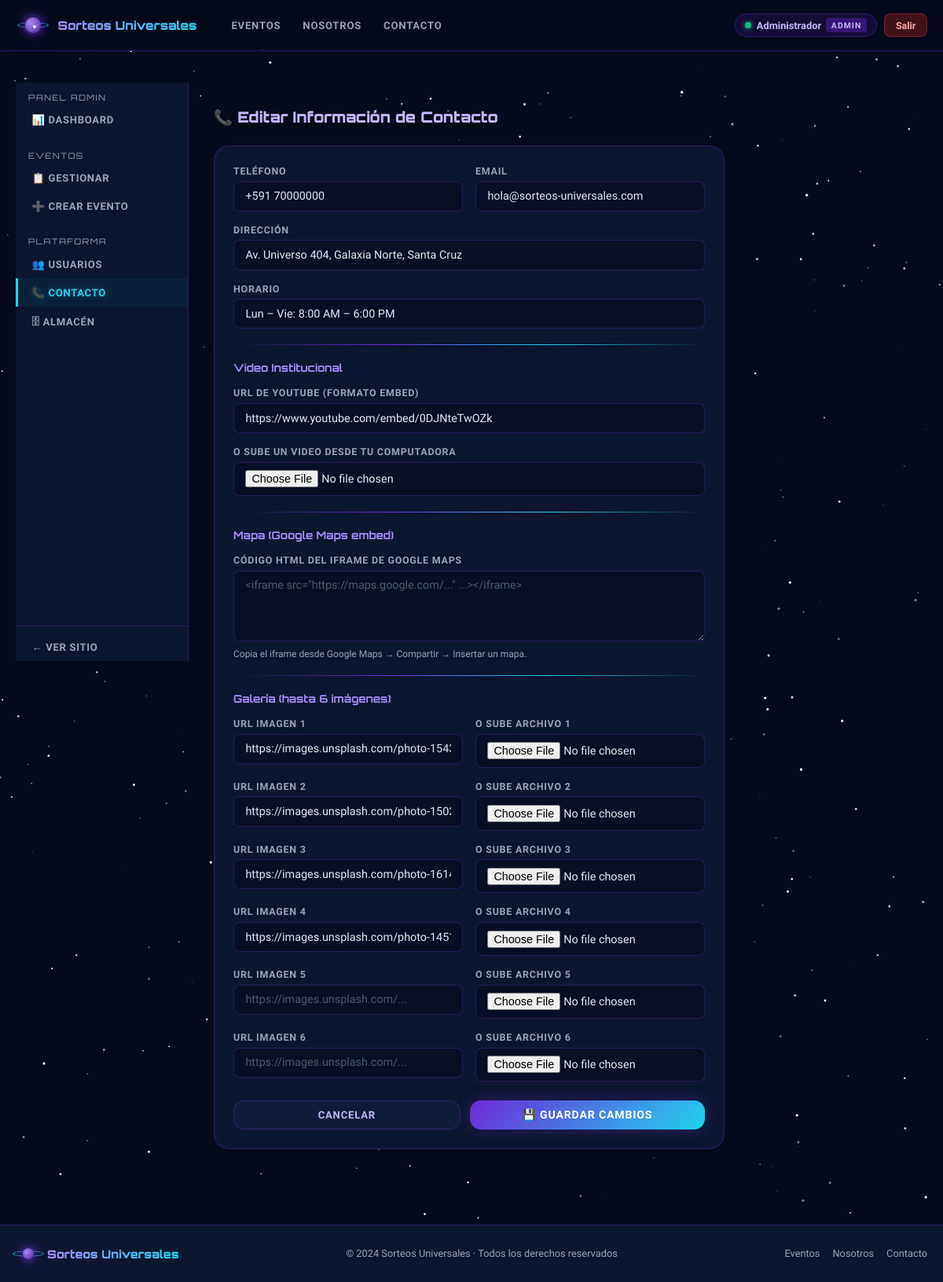
/admin/contacto (signed in), run on the app's committed database.
### models.py (models this page shows, shortened)
class User(db.Model):
    __tablename__ = 'users'
    id            = db.Column(db.Integer, primary_key=True)
    name          = db.Column(db.String(120), nullable=False)
    email         = db.Column(db.String(200), unique=True, nullable=False)
    password_hash = db.Column(db.String(256), nullable=False)
    phone         = db.Column(db.String(30), default='')
    role          = db.Column(db.String(10), default='user')   # 'admin' | 'user'
    created_at    = db.Column(db.DateTime, default=datetime.utcnow)
    tickets       = db.relationship('Ticket', backref='user', lazy='dynamic')

class ContactInfo(db.Model):
    __tablename__ = 'contact_info'
    id           = db.Column(db.Integer, primary_key=True)
    phone        = db.Column(db.String(50), default='+591 70000000')
    address      = db.Column(db.String(300), default='')
    email        = db.Column(db.String(200), default='hola@sorteos-universales.com')
    schedule     = db.Column(db.String(200), default='Lun – Vie: 8:00 AM – 6:00 PM')
    video_url    = db.Column(db.Text, default='')   # YouTube embed URL
    video_local  = db.Column(db.Text, default='')   # ruta /static/uploads/videos/...
    map_embed    = db.Column(db.Text, default='')   # iframe embed HTML de Google Maps
    gallery_json = db.Column(db.Text, default='')   # URLs separadas por coma
    @property
    def gallery_list(self):
        if not self.gallery_json:
            return []
        return [u.strip() for u in self.gallery_json.split(',') if u.strip()]

### app.py (the view, shortened to what this page needs)
@app.route('/admin/contacto', methods=['GET', 'POST'])
@admin_required
def admin_contacto():
    info = ContactInfo.query.first()
    if not info:
        info = ContactInfo()
        db.session.add(info)
        db.session.commit()
    return render_template('admin/contacto.html', info=info)

### app.py (called while the page is built)
def admin_required(f):
    @wraps(f)
    def decorated(*args, **kwargs):
        if 'user_id' not in session:
            flash('Acceso restringido.', 'error')
            return redirect(url_for('login'))
        user = db.session.get(User, session['user_id'])
        if not user or user.role != 'admin':
            flash('No tienes permisos de administrador.', 'error')
            return render_template('publico_denegado.html', current_user=user)
        return f(*args, **kwargs)
    return decorated

def current_user():
    if 'user_id' in session:
        return db.session.get(User, session['user_id'])
    return None

@app.context_processor
def inject_user():
    return {'current_user': current_user()}

### templates/admin/contacto.html (shortened to what this page needs)
{% extends 'admin/base_admin.html' %}
{% block admin_content %}
<h1 style="font-family:'Orbitron',sans-serif;font-weight:900;font-size:1.2rem;color:#c4b5fd;margin-bottom:1.5rem;">📞 Editar Información de Contacto</h1>
<form method="POST" enctype="multipart/form-data" style="max-width:650px;">
  <div class="card p-6" style="display:flex;flex-direction:column;gap:1rem;">
    <div class="form-row">
      <div class="form-group">
        <label class="form-label">Teléfono</label>
        <input class="form-control" type="text" name="phone" value="{{ info.phone if info else '' }}" placeholder="+591 70000000"/>
      </div>
      <div class="form-group">
        <label class="form-label">Email</label>
        <input class="form-control" type="email" name="email" value="{{ info.email if info else '' }}" placeholder="hola@sorteos.com"/>
      </div>
    </div>
    <div class="form-group">
      <label class="form-label">Dirección</label>
      <input class="form-control" type="text" name="address" value="{{ info.address if info else '' }}" placeholder="Av. Universo 404, Santa Cruz"/>
    </div>
    <div class="form-group">
      <label class="form-label">Horario</label>
      <input class="form-control" type="text" name="schedule" value="{{ info.schedule if info else '' }}" placeholder="Lun – Vie: 8:00 – 18:00"/>
    </div>
    <div class="divider" style="margin:.25rem 0;"></div>
    <h3 style="font-family:'Orbitron',sans-serif;font-size:.85rem;color:#a78bfa;">Video Institucional</h3>
    <div class="form-group">
      <label class="form-label">URL de YouTube (formato embed)</label>
      <input class="form-control" type="url" name="video_url" value="{{ info.video_url if info else '' }}" placeholder="https://www.youtube.com/embed/VIDEO_ID"/>
    </div>
    <div class="form-group">
      <label class="form-label">O sube un video desde tu computadora</label>
      <input class="form-control" type="file" name="video_file" accept="video/mp4,video/webm,video/ogg"/>
    </div>
    <div class="divider" style="margin:.25rem 0;"></div>
    <h3 style="font-family:'Orbitron',sans-serif;font-size:.85rem;color:#a78bfa;">Mapa (Google Maps embed)</h3>
    <div class="form-group">
      <label class="form-label">Código HTML del iframe de Google Maps</label>
      <textarea class="form-control" name="map_embed" rows="3" placeholder='&lt;iframe src="https://maps.google.com/..." ...&gt;&lt;/iframe&gt;'>{{ info.map_embed if info else '' }}</textarea>
      <span class="form-hint">Copia el iframe desde Google Maps → Compartir → Insertar un mapa.</span>
    </div>
    <div class="divider" style="margin:.25rem 0;"></div>
    <h3 style="font-family:'Orbitron',sans-serif;font-size:.85rem;color:#a78bfa;">Galería (hasta 6 imágenes)</h3>
    {% for i in range(6) %}
    {% set gallery = info.gallery_list if info else [] %}
    <div class="form-row">
      <div class="form-group">
        <label class="form-label">URL Imagen {{ i+1 }}</label>
        <input class="form-control" type="url" name="gallery_{{ i }}" value="{{ gallery[i] if gallery|length > i else '' }}" placeholder="https://images.unsplash.com/..."/>
      </div>
      <div class="form-group">
        <label class="form-label">O sube archivo {{ i+1 }}</label>
        <input class="form-control" type="file" name="gallery_file_{{ i }}" accept="image/*"/>
      </div>
    </div>
    {% endfor %}
    <div class="flex gap-3 mt-2">
      <a href="{{ url_for('admin_dashboard') }}" class="btn btn-secondary flex-1" style="text-align:center;">Cancelar</a>
      <button type="submit" class="btn btn-primary flex-1">💾 Guardar Cambios</button>
    </div>
  </div>
</form>
{% endblock %}

### templates/base.html (shortened to what this page needs)
<!DOCTYPE html>
<html lang="es">
<head>
<link rel="stylesheet" href="{{ url_for('static', filename='css/main.css') }}"/>
</head>
<body>
<nav class="navbar">
  <div class="container nav-inner">
    <a href="{{ url_for('index') }}" class="logo-link">
      <div class="logo-orbit">
        <div class="star-dot"></div>
      </div>
      <span class="logo-text">Sorteos Universales</span>
    </a>
    <div class="nav-links" id="nav-links">
      <a href="{{ url_for('eventos') }}" class="nav-link {% if request.endpoint == 'eventos' or request.endpoint == 'index' %}active{% endif %}">Eventos</a>
      <a href="{{ url_for('nosotros') }}" class="nav-link {% if request.endpoint == 'nosotros' %}active{% endif %}">Nosotros</a>
      <a href="{{ url_for('contacto') }}" class="nav-link {% if request.endpoint == 'contacto' %}active{% endif %}">Contacto</a>
    </div>
    <div class="nav-auth">
      {% if current_user %}
      <div class="user-pill">
        <span class="user-dot"></span>
        <span class="user-name">{{ current_user.name }}</span>
        {% if current_user.role == 'admin' %}<span class="badge-admin">ADMIN</span>{% endif %}
      </div>
      <a href="{{ url_for('logout') }}" class="btn-nav-logout">Salir</a>
      {% else %}
      <a href="{{ url_for('registro') }}" class="btn-nav-register">Registro</a>
      <a href="{{ url_for('login') }}" class="btn-nav-login">Iniciar Sesión</a>
      {% endif %}
    </div>
  </div>
</nav>
<main class="main-content">
  {% block content %}{% endblock %}
</main>
<footer class="footer">
  <div class="container footer-inner">
    <div class="footer-brand">
      <div class="logo-orbit" style="width:32px;height:32px;">
        <div class="ring"></div><div class="planet" style="width:14px;height:14px;"></div>
      </div>
      <span class="logo-text" style="font-size:.9rem;">Sorteos Universales</span>
    </div>
    <p style="color:var(--mist);font-size:.8rem;">© 2024 Sorteos Universales · Todos los derechos reservados</p>
    <div style="display:flex;gap:1rem;">
      <a href="{{ url_for('eventos') }}" style="color:var(--mist);font-size:.8rem;text-decoration:none;">Eventos</a>
      <a href="{{ url_for('nosotros') }}" style="color:var(--mist);font-size:.8rem;text-decoration:none;">Nosotros</a>
      <a href="{{ url_for('contacto') }}" style="color:var(--mist);font-size:.8rem;text-decoration:none;">Contacto</a>
    </div>
  </div>
</footer>
</body>
</html>

### data on the page
User: name "Administrador"
ContactInfo: phone "+591 70000000", email "hola@sorteos-universales.com", address "Av. Universo 404, Galaxia Norte, Santa Cruz", schedule "Lun – Vie: 8:00 AM – 6:00 PM", video_url "https://www.youtube.com/embed/0DJNteTwOZk"

### other printed values
{{ i+1 }} "1" "2" "3" "4" "5" "6"
